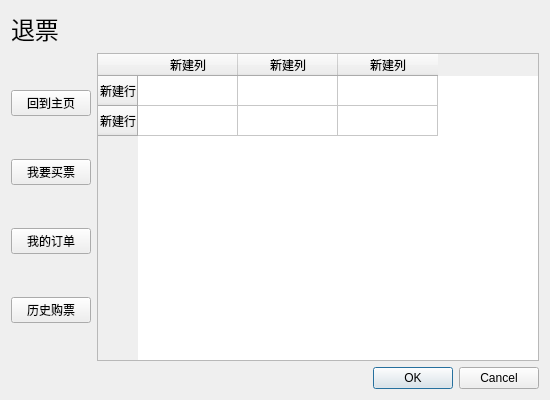
<?xml version="1.0" encoding="UTF-8"?>
<ui version="4.0">
 <class>userreturn</class>
 <widget class="QDialog" name="userreturn">
  <property name="geometry">
   <rect>
    <x>0</x>
    <y>0</y>
    <width>550</width>
    <height>400</height>
   </rect>
  </property>
  <property name="windowTitle">
   <string>Dialog</string>
  </property>
  <layout class="QVBoxLayout" name="verticalLayout_2">
   <item>
    <widget class="QLabel" name="label">
     <property name="font">
      <font>
       <family>微软雅黑 Light</family>
       <pointsize>18</pointsize>
      </font>
     </property>
     <property name="text">
      <string>退票</string>
     </property>
    </widget>
   </item>
   <item>
    <layout class="QHBoxLayout" name="horizontalLayout">
     <item>
      <layout class="QVBoxLayout" name="verticalLayout">
       <item>
        <widget class="QPushButton" name="pushButton">
         <property name="text">
          <string>回到主页</string>
         </property>
        </widget>
       </item>
       <item>
        <widget class="QPushButton" name="pushButton_2">
         <property name="text">
          <string>我要买票</string>
         </property>
        </widget>
       </item>
       <item>
        <widget class="QPushButton" name="pushButton_4">
         <property name="text">
          <string>我的订单</string>
         </property>
        </widget>
       </item>
       <item>
        <widget class="QPushButton" name="pushButton_3">
         <property name="text">
          <string>历史购票</string>
         </property>
        </widget>
       </item>
      </layout>
     </item>
     <item>
      <widget class="QTableWidget" name="tableWidget">
       <row>
        <property name="text">
         <string>新建行</string>
        </property>
       </row>
       <row>
        <property name="text">
         <string>新建行</string>
        </property>
       </row>
       <column>
        <property name="text">
         <string>新建列</string>
        </property>
       </column>
       <column>
        <property name="text">
         <string>新建列</string>
        </property>
       </column>
       <column>
        <property name="text">
         <string>新建列</string>
        </property>
       </column>
      </widget>
     </item>
    </layout>
   </item>
   <item>
    <widget class="QDialogButtonBox" name="buttonBox">
     <property name="orientation">
      <enum>Qt::Horizontal</enum>
     </property>
     <property name="standardButtons">
      <set>QDialogButtonBox::Cancel|QDialogButtonBox::Ok</set>
     </property>
    </widget>
   </item>
  </layout>
 </widget>
 <resources/>
 <connections>
  <connection>
   <sender>buttonBox</sender>
   <signal>accepted()</signal>
   <receiver>userreturn</receiver>
   <slot>accept()</slot>
   <hints>
    <hint type="sourcelabel">
     <x>248</x>
     <y>254</y>
    </hint>
    <hint type="destinationlabel">
     <x>157</x>
     <y>274</y>
    </hint>
   </hints>
  </connection>
  <connection>
   <sender>buttonBox</sender>
   <signal>rejected()</signal>
   <receiver>userreturn</receiver>
   <slot>reject()</slot>
   <hints>
    <hint type="sourcelabel">
     <x>316</x>
     <y>260</y>
    </hint>
    <hint type="destinationlabel">
     <x>286</x>
     <y>274</y>
    </hint>
   </hints>
  </connection>
 </connections>
</ui>
